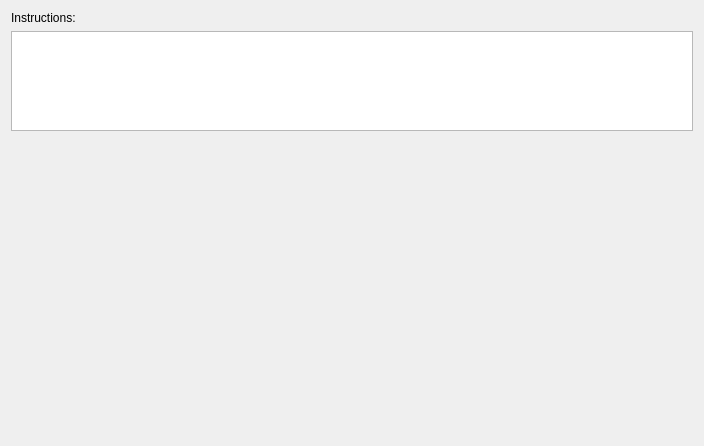
<?xml version="1.0" encoding="UTF-8"?>
<ui version="4.0">
 <class>APW_Page02</class>
 <widget class="QWizardPage" name="APW_Page02">
  <property name="geometry">
   <rect>
    <x>0</x>
    <y>0</y>
    <width>704</width>
    <height>446</height>
   </rect>
  </property>
  <property name="windowTitle">
   <string>WizardPage</string>
  </property>
  <layout class="QVBoxLayout" name="verticalLayout">
   <item>
    <widget class="QLabel" name="label_16">
     <property name="text">
      <string>Instructions:</string>
     </property>
    </widget>
   </item>
   <item>
    <widget class="QPlainTextEdit" name="instructionsField">
     <property name="maximumSize">
      <size>
       <width>16777215</width>
       <height>100</height>
      </size>
     </property>
    </widget>
   </item>
   <item>
    <spacer name="verticalSpacer">
     <property name="orientation">
      <enum>Qt::Vertical</enum>
     </property>
     <property name="sizeHint" stdset="0">
      <size>
       <width>20</width>
       <height>40</height>
      </size>
     </property>
    </spacer>
   </item>
  </layout>
 </widget>
 <resources/>
 <connections/>
</ui>
